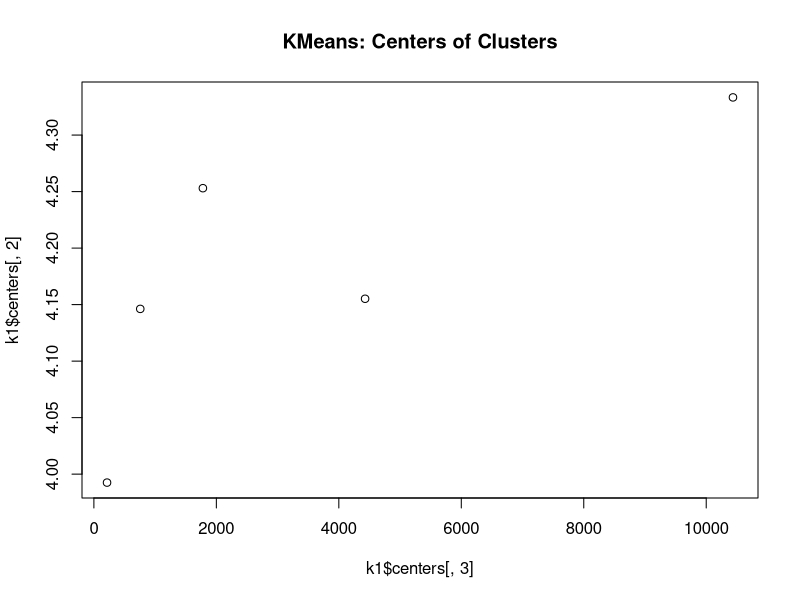
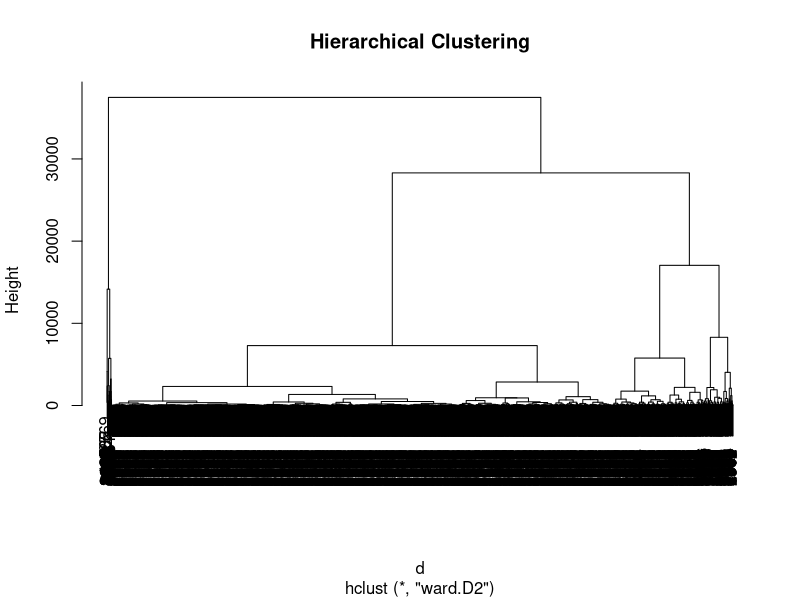
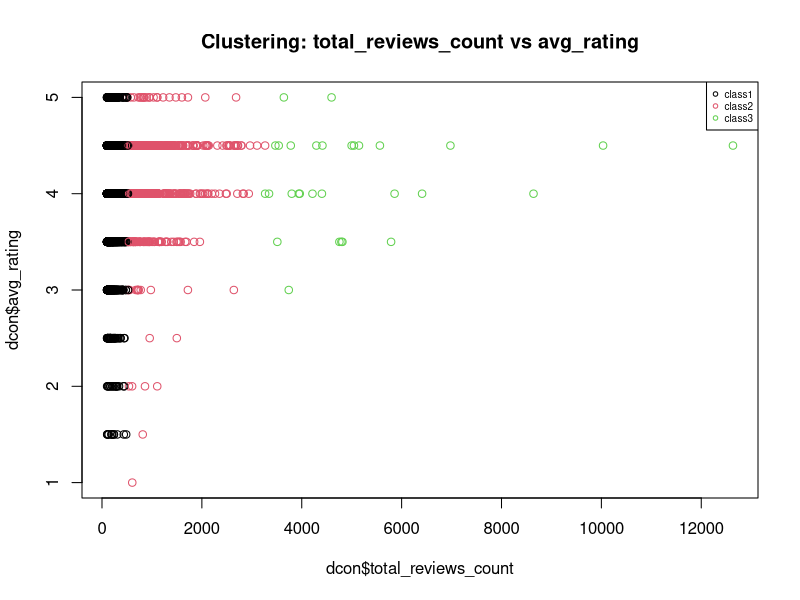

Reproduce these figures in R, in order. (Note: this script raises an error after producing the figures.)
# Cambiar el directorio de trabajo
setwd("/home/joan/Documents/Ricard/UPC/MD/MD")

# Cargar los datos
dd <- read.csv("dataset/renamed.csv")
names(dd)
dim(dd)
summary(dd)

attach(dd)

# Obtiene los nombres de las columnas numéricas
num_cols <- names(dd)[sapply(dd, is.numeric)]

# Filtra solo las columnas numéricas
dcon <- dd[, num_cols, drop = FALSE]  # drop=FALSE evita errores con una sola columna

# Verifica que dcon tiene datos
print(dim(dcon))

# Muestra las variables utilizadas en el clustering
print(paste("The clustering is going to be done for these numerical variables:", 
            paste(names(dcon), collapse=", ")))

#
# CLUSTERING
#

# KMEANS RUN, BUT HOW MANY CLASSES?
k1 <- kmeans(dcon, 5)
names(dcon)
print(k1)

attributes(k1)

k1$size
k1$withinss
k1$centers

# LET'S COMPUTE THE DECOMPOSITION OF INERTIA
Bss <- sum(rowSums(k1$centers^2) * k1$size)
Bss
Wss <- sum(k1$withinss)
Wss
Tss <- k1$totss
Tss

Bss + Wss

Ib1 <- 100 * Bss / (Bss + Wss)
Ib1

# LET'S REPEAT THE KMEANS RUN WITH K=5
k2 <- kmeans(dcon, 5)
k2$size

Bss <- sum(rowSums(k2$centers^2) * k2$size)
Bss
Wss <- sum(k2$withinss)
Wss

Ib2 <- 100 * Bss / (Bss + Wss)
Ib2
Ib1

k2$centers
k1$centers

# Guardar gráfico de los centros de los clusters
if (!dir.exists("clustering")) {
  dir.create("clustering")
}
png("clustering/kmeans_centers.png", width = 800, height = 600)
plot(k1$centers[, 3], k1$centers[, 2], main="KMeans: Centers of Clusters")
dev.off()

# Compara los clusters
table(k1$cluster, k2$cluster)

# Gráfico de distancias jerárquicas
png("clustering/hierarchical_clustering.png", width = 800, height = 600)
d <- dist(dcon)
h1 <- hclust(d, method="ward.D2")  # NOTICE THE COST
plot(h1, main="Hierarchical Clustering")
dev.off()

# Cortar el dendrograma y mostrar las clases
nc = 3
c1 <- cutree(h1, nc)

nc = 5
c5 <- cutree(h1, nc)

# Gráfico de partición por clases
png("clustering/clustering_partition.png", width = 800, height = 600)
plot(dcon$total_reviews_count, dcon$avg_rating, col=c1, main="Clustering: total_reviews_count vs avg_rating")
legend("topright", c("class1", "class2", "class3"), pch=1, col=c(1:3), cex=0.6)
dev.off()

# Boxplot de las variables
png("clustering/boxplot_avg_rating.png", width = 800, height = 600)
boxplot(dd[, 7] ~ c2, horizontal=TRUE, main="Boxplot: avg_rating by Clusters")
dev.off()

# Gráfico de clustering 2D
png("clustering/clustering_2D.png", width = 800, height = 600)
pairs(dcon[, 1:7], col=c1, main="Clustering: Pairwise Plot")
dev.off()

# Calidad de la partición jerárquica
Bss <- sum(rowSums(cdg^2) * as.numeric(table(c1)))

Ib4 <- 100 * Bss / Tss
Ib4

# Clustering con distancia Gower
library(cluster)

# Dissimilarity matrix
actives <- c(1:14)
dd[, sapply(dd, is.character)] <- lapply(dd[, sapply(dd, is.character)], as.factor)
str(dd)

dissimMatrix <- daisy(dd[, actives], metric = "gower", stand=TRUE)

distMatrix <- dissimMatrix^2

h1 <- hclust(distMatrix, method="ward.D")  # NOTICE THE COST
png("clustering/gower_clustering.png", width = 800, height = 600)
plot(h1, main="Gower Clustering")
dev.off()

c2 <- cutree(h1, 4)

# Visualización de los clusters
png("clustering/comparison_clusters.png", width = 800, height = 600)
plot(avg_rating, total_reviews_count, col=c2, main="Clustering of data in 3 classes")
legend("topright", levels(c2), pch=1, col=c(1:4), cex=0.6)
dev.off()

# Gráfico de boxplot
png("clustering/boxplot_open_days.png", width = 800, height = 600)
boxplot(dd[, 6] ~ c2, horizontal=TRUE, main="Boxplot: open_days_per_week by Clusters")
dev.off()

# Visualiza las variables categóricas con boxplots
png("clustering/boxplot_total_reviews.png", width = 800, height = 600)
boxplot(dd[, 9] ~ c2, horizontal=TRUE, main="Boxplot: total_reviews_count by Clusters")
dev.off()

# Comparación de particiones
table(c1, c2)

# Visualización de los perfiles
cdg <- aggregate(as.data.frame(dcon), list(c2), mean)
png("clustering/clustering_profile.png", width = 800, height = 600)
plot(avg_rating, total_reviews_count, col=c2)
points(cdg[, 4], cdg[, 5], pch=16, col="orange")
text(cdg[, 4], cdg[, 5], labels=cdg[, 1], pos=2, font=2, cex=0.7, col="orange")
dev.off()

# Graficar relaciones entre variables
potencials <- c("open_days_per_week", "avg_rating", "food", "service")
png("clustering/pairs_plot.png", width = 800, height = 600)
pairs(dcon[, potencials], col=c2)
dev.off()
